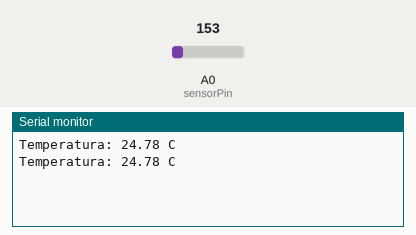
A sketch run on a simulated Arduino Uno, built with avr-gcc and run on an emulated ATmega328P. On the bench: the last lines printed to the serial monitor. Inputs (shaded band) come from the test bench; at power-on: A0 (sensorPin) = 153.

Above: at 1.8 s.
1.9 s: A0 (sensorPin) set to 165
At 2.7 s:
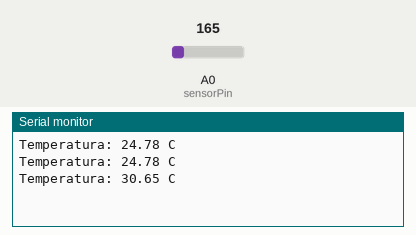
3.4 s: A0 (sensorPin) set to 175
At 4.3 s:
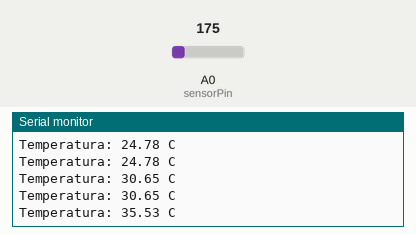
Timing chart, 0 to 6.4 s (numbered marks = the images above; inputs shaded):
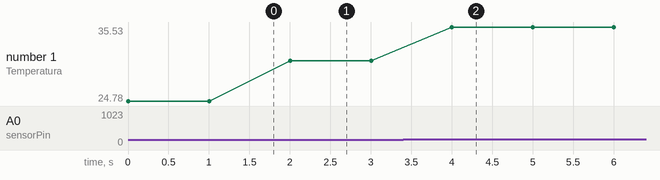

Measured:
- after the input at 1.9 s, the serial monitor: prints a new line after 0.10 s (image 1)
- after the input at 3.4 s, the serial monitor: prints a new line after 0.60 s (image 2)
- plotted number 1: 24.78 → 30.65 after the input at 1.9 s, 30.65 → 35.53 after the input at 3.4 s

The sketch:

practica1.ino
```cpp
const int sensorPin = A0; // Pin que conectado el TMP36

void setup() {
    Serial.begin(9600); // inicia la comunicación serial
}

void loop() {
    // lee el valor analogo del sensor (0-1023)
    int sensorValue = analogRead(sensorPin);

    // convuerte el valor analogo a voltaje (0-5V)
    float voltage = sensorValue * (5.0 / 1023.0);

    // convierte el voltaje a grados centígrados
    //(formula para TMP36)
    float temperatureC = (voltage - 0.5) * 100.0;

    // muestra la temperatura en el monitor serial
    Serial.print("Temperatura: ");
    Serial.print(temperatureC);
    Serial.println(" C");

	//aqui espera 1 sec antes de la lectura qu esigue
    delay(1000);
}
```
